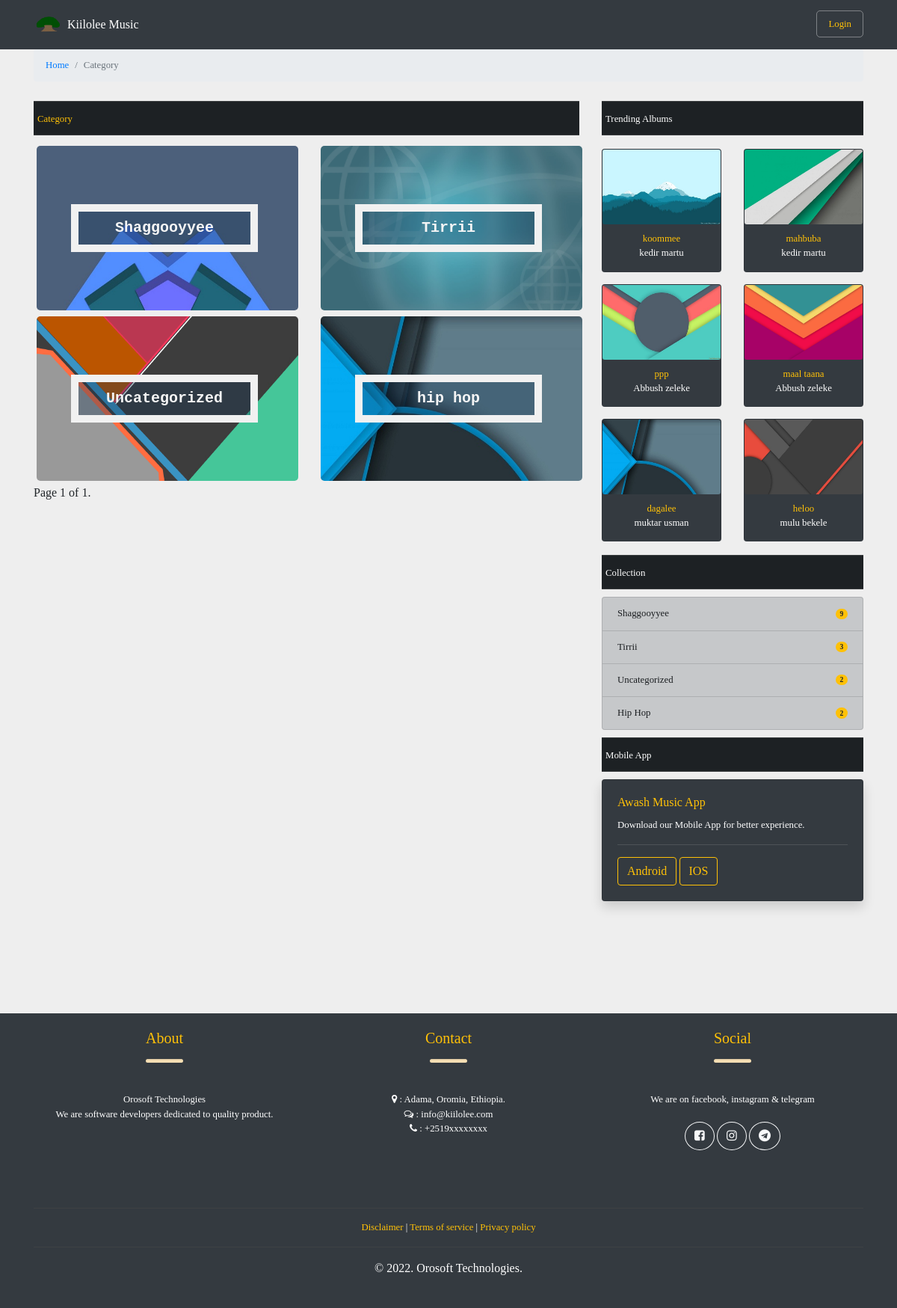
The page /category/ on the database its author committed.
### music/models.py (models this page shows, shortened)
class Category(models.Model):
    cat_name = models.CharField(max_length=50)
    cat_slug = models.CharField(max_length=50, unique=True )
    cat_cover_pic = models.FileField(upload_to=image_directory_path,
        validators=[FileExtensionValidator(
                        ['jpg','png','gif']
                    )]
    )
    class Meta:
        verbose_name_plural = "Categories"

class Album(models.Model):
    alb_title = models.CharField(max_length=50)
    alb_slug = models.CharField(max_length=50)
    alb_about = models.CharField(max_length=1000, blank=True, null=True)
    alb_release_date = models.DateTimeField( auto_now=True, blank=True, null=True )
    alb_views = models.BigIntegerField(default=1)
    alb_meta_tags = models.TextField(max_length=1000, blank=True, default="-")
    alb_cover = models.FileField(upload_to=image_directory_path,
        validators=[FileExtensionValidator(
                        ['jpg','png','gif']
                    )]
    )
    artist = models.ForeignKey(
        Artist,
        on_delete=models.CASCADE
    )
    class Meta:
        ordering = ['alb_title']
        verbose_name_plural = "   Albums"

class Artist(models.Model):
    art_firstname = models.CharField(max_length=50)
    art_lastname = models.CharField(max_length=50)
    art_username = models.CharField(max_length=50, unique=True)
    art_about = models.TextField(max_length=1000, blank=True)
    art_meta_tags = models.TextField(max_length=1000, blank=True, default="-")
    added_date = models.DateTimeField( blank=True, null=True )
    art_prof_pic = models.FileField(upload_to=image_directory_path,
        validators=[FileExtensionValidator(
                        ['jpg','png','gif']
                    )]
    )
    class Meta:
        ordering = ['art_username']
        verbose_name_plural = "    Artists"

### music/views.py (the view)
# urls.py: path('category/', views.category, name="category" ),
def category(request):
    category = Category.objects.all()
    paginator = Paginator(category, 8)
    page_number = request.GET.get('page')
    categories = paginator.get_page(page_number)
    template = loader.get_template('music/category.html')
    trending_albums = Album.objects.order_by(
            '-alb_views'
        ).exclude(
            alb_title = 'singles'
        ) [:6]
    context = {
        'categories': categories,
        'mcategories': category,
        'trending_albums': trending_albums,
    }
    return HttpResponse( template.render(context, request) )

### music/templates/music/category.html (shortened to what this page needs)
{% extends 'base_layout.html' %}
{% load static from staticfiles %}
{% block content %}
<div class="container">
    <div class="row">
        <div class="col-12 " style="padding: -10px; ">
            <ul class="breadcrumb small">
                <li class="breadcrumb-item"><a href="/">Home</a></li>
                <li class="breadcrumb-item active">Category</li>
            </ul>
        </div>
        <div class="col-12 col-sm-12 col-md-8">
            <div class="mheading">
                <span class="text-white small">
                    <span class="text-warning">
                        Category
                    </span>
                    <span class="float-right text-warning">
                    </span>
            </div>
            <div class="row">
                {% for category in categories %}
                <div class="col-12 col-sm-12 col-md-12 col-lg-6 catimg_container">
                    <a href=" {% url 'music:category_slug' category=category.cat_slug %} ">
                        <img src="/media/{{ category.cat_cover_pic }}" class="artImg m-1" alt="{{ artist.full_name }}"
                            style="width: 100%; height: 220px;">
                        <h5 class="centered">{{category.cat_name}}</h5>
                    </a>
                </div>
                {% endfor %}
            </div>
            <span class="current">
                Page {{ categories.number }} of {{ categories.paginator.num_pages }}.
            </span>
        </div>
        <div class="col-12 col-sm-12 col-md-4">
            <div class="mheading">
                <span class="text-white small">
                    Trending Albums
            </div>
            <div class="row">
                {% for album in trending_albums %}
                <div class="col-4 col-sm-4 col-md-12 col-lg-6 mt-2 mb-2 card-click">
                    <a href="{% url 'music:album_page' artist=album.artist.art_username album=album.alb_slug %}"
                        class="no-underline">
                        <div class="card mcard bg-dark text-white">
                            <img class="card-img " src="/media/{{ album.alb_cover }}" alt="Art image"
                                style="height: 100px;">
                            <div class="card-body text-center">
                                <p class="card-text small" style="margin: -10px;">
                                    <span class="text-warning"> {{ album.alb_title }} </span>
                                    <br>
                                    {{ album.artist.art_firstname }} {{ album.artist.art_lastname }}
                                </p>
                            </div>
                        </div>
                    </a>
                </div>
                {% endfor %}
            </div>
            <div class="mheading">
                <span class="text-white small">
                    Collection
            </div>
            <div class="row">
                <div class="col">
                    <div class="list-group  ">
                        {% for category in mcategories %}
                        <a href="{% url 'music:category_slug' category=category.cat_slug %}"
                            class="list-group-item d-flex justify-content-between align-items-center list-group-item-action list-group-item-dark small">
                            {{ category.cat_name | title }}
                            <span class="badge badge-warning badge-pill"> {{ category.song_set.all.count }} </span>
                        </a>
                        {% endfor %}
                    </div>
                </div>
            </div>
            <div class="mheading">
                <span class="text-white small">
                    Mobile App
            </div>
            <div class="row">
                <div class="col">
                    <div class="card bg-dark text-white shadow ">
                        <div class="card-body">
                            <h6 class="card-title text-warning">Awash Music App</h6>
                            <div class="card-text small">Download our Mobile App for better experience.
                                <hr style="background-color: rgba(255, 255, 255, 0.171);">
                                <span>
                                    <a href="#" class="btn text-warning border-warning">Android</a>
                                </span>
                                <span>
                                    <a href="#" class="btn text-warning border-warning">IOS</a>
                                </span>
                            </div>
                        </div>
                    </div>
                </div>
            </div>
        </div>
    </div>
</div>
{% endblock %}

### static/style.css (style rules this page uses)
* { font-family: 'verdana'; }
body { background-color: #eee !important; }
.mheading { margin: 10px 0px; border-top: 1px solid rgba(128, 128, 128, 0.3); border-bottom: 1px solid rgba(128, 128, 128, 0.3); padding: 10px 5px; background-color: #1d2124; }
.artImg { border-radius: 5px; cursor: pointer; transition: 0.3s; }
.mcard { border-bottom: 5px solid transparent !important; }

### music/templates/music/category.html (style rules this page uses)
.catimg_container { position: relative; text-align: center; }
.centered { position: absolute; top: 50%; left: 50%; transform: translate(-50%, -50%); cursor: pointer; color: whitesmoke; font-weight: bold; background-color: #12345655; border: 10px solid #f1f1f1; padding: 10px; width: 250px; font-family: "Courier New", Courier, monospace; }

### rows shown on the page
Category: cat_cover_pic (picture), cat_name "Shaggooyyee", song_set.all.count "9"
Category: cat_cover_pic (picture), cat_name "Tirrii", song_set.all.count "3"
Category: cat_cover_pic (picture), cat_name "Uncategorized", song_set.all.count "2"
Category: cat_cover_pic (picture), cat_name "hip hop", cat_name "Hip Hop", song_set.all.count "2"
Album: alb_cover (picture), alb_title "koommee", artist.art_firstname "kedir", artist.art_lastname "martu"
Album: alb_cover (picture), alb_title "mahbuba", artist.art_firstname "kedir", artist.art_lastname "martu"
Album: alb_cover (picture), alb_title "ppp", artist.art_firstname "Abbush", artist.art_lastname "zeleke"
Album: alb_cover (picture), alb_title "maal taana", artist.art_firstname "Abbush", artist.art_lastname "zeleke"
Album: alb_cover (picture), alb_title "dagalee", artist.art_firstname "muktar", artist.art_lastname "usman"
Album: alb_cover (picture), alb_title "heloo", artist.art_firstname "mulu", artist.art_lastname "bekele"

### other values the page prints
{{ categories.number }} "1"
{{ categories.paginator.num_pages }} "1"
